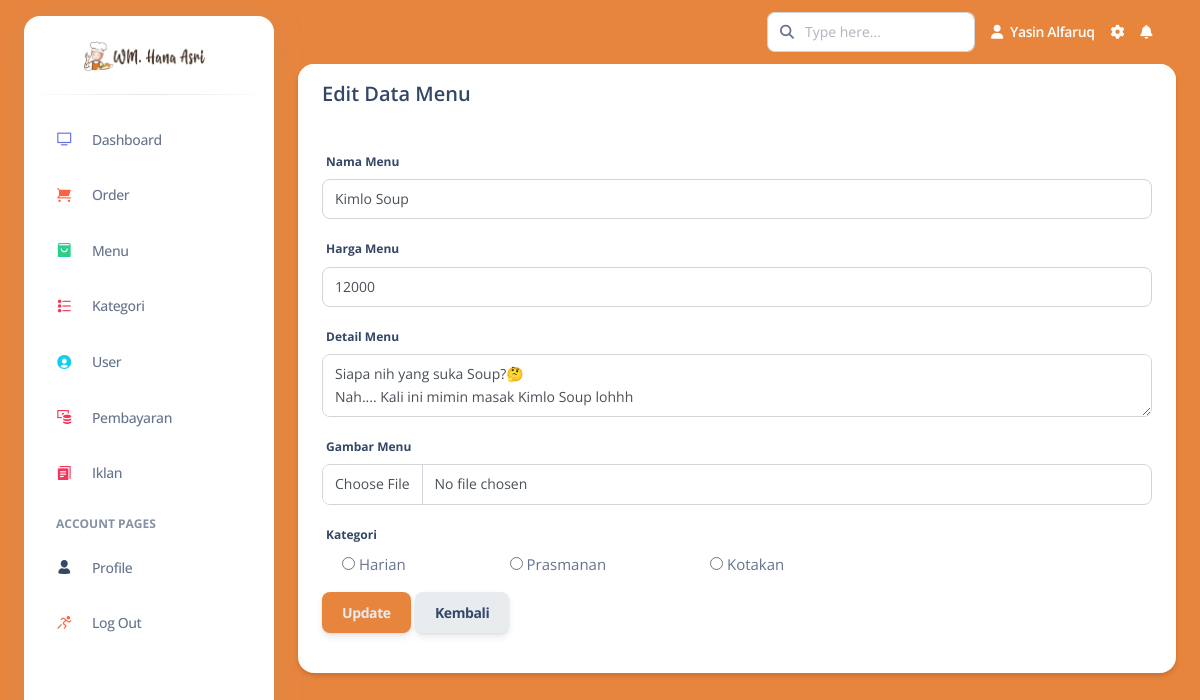
The app's page /dashboard/pages/menu/edit_menu.php?id_menu=12 (signed in), older data.
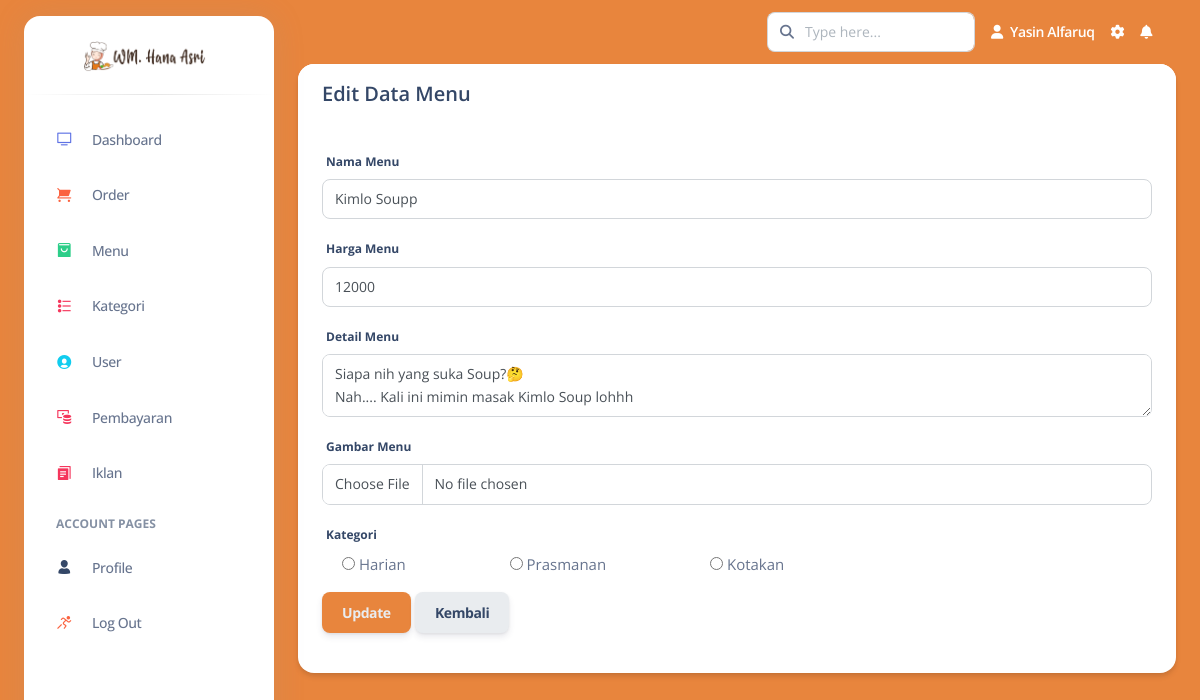
The same page, newer data.
### tables this page shows
CREATE TABLE `menu` (
  `id_menu` int(11) NOT NULL,
  `nama_menu` varchar(100) NOT NULL,
  `harga` varchar(50) NOT NULL,
  `detail` text NOT NULL,
  `gambar` varchar(50) NOT NULL,
  `id_kategori` int(11) NOT NULL
);

### dashboard/pages/menu/edit_menu.php (the view, shortened to what this page needs)
<?php
    include('../header.php');
    $id_menu = $_GET['id_menu'];
    $query = "SELECT * FROM menu WHERE id_menu = '$id_menu'";
    $result = mysqli_query($koneksi, $query);
    $u = mysqli_fetch_array($result);
?>
<body id="page-top">
    <div id="wrapper">
        <div id="content-wrapper" class="d-flex flex-column">
            <div id="content">
                <div class="container-fluid">
                    <div class="card shadow mb-4">
                        <div class="card-header py-3">
                            <h5 class="m-0 font-weight-bold">Edit Data Menu</h5>
                        </div>
                        <div>
                            <div class="m-4">
                                <form action="edit_menu.php" method="POST" class="menu">
                                    <div class="form-group">
                                        <label for="txt_nama">Nama Menu</label>
                                        <input type="text" class="form-control form-control-menu" placeholder="Nama Menu" name="txt_nama" value="<?php echo $u['nama_menu']; ?>">
                                    </div>
                                    <div class="form-group">
                                        <label for="txt_harga">Harga Menu</label>
                                        <input type="number" class="form-control form-control-menu" placeholder="Harga Menu" name="txt_harga" value="<?php echo $u['harga']; ?>">
                                    </div>
                                    <div class="form-group">
                                        <label for="txt_detail">Detail Menu</label>
                                        <textarea class="form-control form-control-menu" name="txt_detail" placeholder="Detail Menu"><?php echo $u['detail']; ?></textarea>
                                    </div>
                                    <div class="form-group">
                                        <label for="txt_gambar">Gambar Menu</label>
                                        <input type="file" class="form-control form-control-menu" placeholder="Gambar Menu" name="txt_gambar" value="<?php echo $u['gambar']; ?>">
                                    </div>
                                    <div class="form-group">
                                        <label for="txt_kategori">Kategori</label>
                                        <div style="font-size:15px;">
                                            <input type="radio" name="txt_kategori" value="1" style="margin-left:20px;">  Harian
                                            <input type="radio" name="txt_kategori" value="2" style="margin-left: 100px;">  Prasmanan
                                            <input type="radio" name="txt_kategori" value="2" style="margin-left: 100px;">  Kotakan
                                        </div>
                                    </div>
                                    <button type="submit" name="update" class="btn btn-menu btn-block text-light" style="background-color: #E8853D;"><b>Update</b></button>
                                    <button class="btn btn-light btn-menu btn-block"><a href="menu.php">Kembali</button>
                                </form>
                            </div>
                        </div>
                    </div>
                </div>
            </div>
        </div>
    </div>
</body>
</html>

Row changes from the older to the newer data that the page shows:
changed menu: txt_nama "Kimlo Soup" → "Kimlo Soupp"
